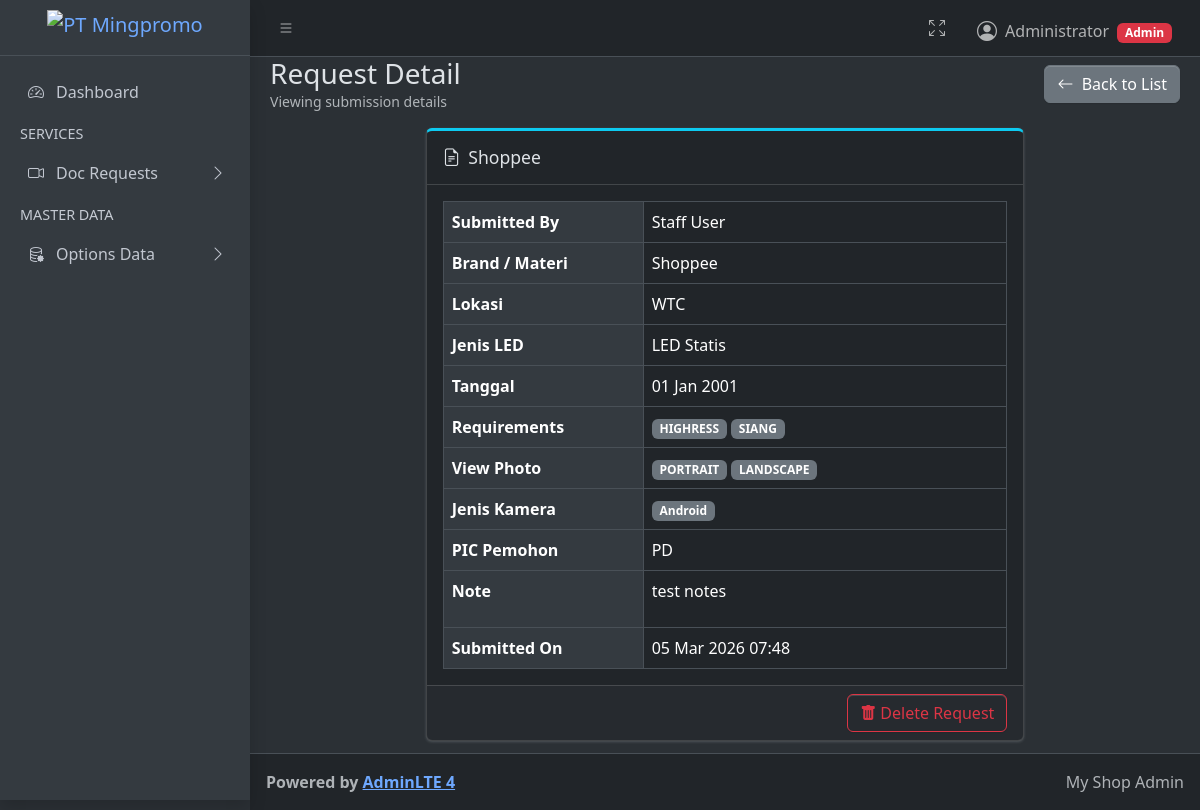
The page /requests/2/ (signed in) on the database its author committed.
### products/models.py (models this page shows, shortened)
class DocumentationRequest(models.Model):
    STATUS_CHOICES = [
        ('TODO', 'To Do'),
        ('IN_PROGRESS', 'On Progress'),
        ('DONE', 'Done'),
    ]
    submitted_by = models.ForeignKey(
        settings.AUTH_USER_MODEL,
        on_delete=models.CASCADE,
        related_name="doc_requests",
        verbose_name="Submitted By",
    )
    brand_materi = models.CharField("Brand / Materi", max_length=200)
    lokasi = models.CharField("Lokasi", max_length=200)
    jenis_led = models.ForeignKey(LEDType, on_delete=models.SET_NULL, null=True, verbose_name="Jenis LED")
    tanggal = models.DateField()
    requirements = models.ManyToManyField(Requirement, verbose_name="Requirements")
    view_photo = models.ManyToManyField(ViewPhoto, verbose_name="View Photo")
    jenis_kamera = models.ManyToManyField(cameratype, verbose_name="Jenis Kamera")
    note = models.TextField(blank=True)
    pic_pemohon = models.CharField("PIC Pemohon", max_length=150)
    status = models.CharField(max_length=20, choices=STATUS_CHOICES, default='TODO')
    created_at = models.DateTimeField(auto_now_add=True)

class LEDType(models.Model):
    name = models.CharField(max_length=100, unique=True)

class Requirement(models.Model):
    name = models.CharField(max_length=100, unique=True)

class ViewPhoto(models.Model):
    name = models.CharField(max_length=100, unique=True)

class cameratype(models.Model):
    name = models.CharField(max_length=100, unique=True)

### products/views.py (the view)
# urls.py: path("requests/<int:pk>/", views.doc_request_detail, name="doc_request_detail"),
@login_required
def doc_request_detail(request, pk):
    doc_request = get_object_or_404(DocumentationRequest, pk=pk)
    if not _is_admin(request.user) and doc_request.submitted_by != request.user:
        return HttpResponseForbidden("Access denied.")
    template = "products/_request_detail_modal.html" if _is_ajax(request) else "products/request_detail.html"
    return render(request, template, {"request": doc_request})

### products/views.py (called while the page is built)
def _is_ajax(request):
    return request.headers.get("X-Requested-With") == "XMLHttpRequest"

def _is_admin(user):
    return user.is_superuser or user.groups.filter(name="admin").exists()

### products/templates/products/request_detail.html (shortened to what this page needs)
{% extends "layouts/base.html" %}
{% block content %}
<div class="d-flex justify-content-between align-items-center mb-3">
    <div>
        <h3 class="mb-0">Request Detail</h3>
        <p class="text-muted mb-0 small">Viewing submission details</p>
    </div>
    <a href="{% url 'doc_request_list' %}" class="btn btn-secondary">
        <i class="bi bi-arrow-left me-1"></i> Back to List
    </a>
</div>
<div class="row">
    <div class="col-md-8 mx-auto">
        <div class="card card-info card-outline">
            <div class="card-header">
                <h3 class="card-title mb-0">
                    <i class="bi bi-file-earmark-text me-2"></i>{{ request.brand_materi }}
                </h3>
            </div>
            <div class="card-body">
                <table class="table table-bordered">
                    <tbody>
                        <tr>
                            <th style="width: 200px;" class="bg-body-secondary">Submitted By</th>
                            <td>{{ request.submitted_by.get_full_name|default:request.submitted_by.username }}</td>
                        </tr>
                        <tr>
                            <th class="bg-body-secondary">Brand / Materi</th>
                            <td>{{ request.brand_materi }}</td>
                        </tr>
                        <tr>
                            <th class="bg-body-secondary">Lokasi</th>
                            <td>{{ request.lokasi }}</td>
                        </tr>
                        <tr>
                            <th class="bg-body-secondary">Jenis LED</th>
                            <td>{{ request.jenis_led.name|default:"-" }}</td>
                        </tr>
                        <tr>
                            <th class="bg-body-secondary">Tanggal</th>
                            <td>{{ request.tanggal|date:"d M Y" }}</td>
                        </tr>
                        <tr>
                            <th class="bg-body-secondary">Requirements</th>
                            <td>
                                {% for req in request.requirements.all %}
                                <span class="badge text-bg-secondary">{{ req.name }}</span>
                                {% empty %}
                                -
                                {% endfor %}
                            </td>
                        </tr>
                        <tr>
                            <th class="bg-body-secondary">View Photo</th>
                            <td>
                                {% for vp in request.view_photo.all %}
                                <span class="badge text-bg-secondary">{{ vp.name }}</span>
                                {% empty %}
                                -
                                {% endfor %}
                            </td>
                        </tr>
                        <tr>
                            <th class="bg-body-secondary">Jenis Kamera</th>
                            <td>
                                {% for jk in request.jenis_kamera.all %}
                                <span class="badge text-bg-secondary">{{ jk.name }}</span>
                                {% empty %}
                                -
                                {% endfor %}
                            </td>
                        </tr>
                        <tr>
                            <th class="bg-body-secondary">PIC Pemohon</th>
                            <td>{{ request.pic_pemohon }}</td>
                        </tr>
                        <tr>
                            <th class="bg-body-secondary">Note</th>
                            <td>{{ request.note|linebreaks|default:"-" }}</td>
                        </tr>
                        <tr>
                            <th class="bg-body-secondary">Submitted On</th>
                            <td>{{ request.created_at|date:"d M Y H:i" }}</td>
                        </tr>
                    </tbody>
                </table>
            </div>
            <div class="card-footer text-end">
                <a href="{% url 'doc_request_delete' request.id %}" class="btn btn-outline-danger">
                    <i class="bi bi-trash-fill me-1"></i>Delete Request
                </a>
            </div>
        </div>
    </div>
</div>
{% endblock %}

### products/templates/layouts/header.html (shortened to what this page needs)
<nav class="app-header navbar navbar-expand bg-body">
  <div class="container-fluid">
    <ul class="navbar-nav">
      <li class="nav-item">
        <a class="nav-link" data-lte-toggle="sidebar" href="#" role="button">
          <i class="bi bi-list"></i>
        </a>
      </li>
    </ul>
    <ul class="navbar-nav ms-auto">
      <li class="nav-item">
        <a class="nav-link" href="#" data-lte-toggle="fullscreen">
          <i data-lte-icon="maximize" class="bi bi-arrows-fullscreen"></i>
        </a>
      </li>
      <li class="nav-item dropdown user-menu">
        <a href="#" class="nav-link dropdown-toggle" data-bs-toggle="dropdown">
          <span class="d-flex align-items-center gap-2">
            <i class="bi bi-person-circle fs-5"></i>
            <span class="d-none d-md-inline">
              {{ user.get_full_name|default:user.username }}
              {% if user.is_superuser or user.groups.all.0.name == "admin" %}
              <span class="badge text-bg-danger ms-1">Admin</span>
              {% else %}
              <span class="badge text-bg-info ms-1">Staff</span>
              {% endif %}
            </span>
          </span>
        </a>
      </li>
    </ul>
  </div>
</nav>

### rows shown on the page
DocumentationRequest: brand_materi "Shoppee", submitted_by.get_full_name "Staff User", lokasi "WTC", jenis_led.name "LED Statis", tanggal "01 Jan 2001", pic_pemohon "PD", note "test notes", created_at "05 Mar 2026 07:48"
Requirement: name "HIGHRESS"
Requirement: name "SIANG"
ViewPhoto: name "PORTRAIT"
ViewPhoto: name "LANDSCAPE"
cameratype: name "Android"

### other values the page prints
{{ user.get_full_name|default:user.username }} "Administrator"
